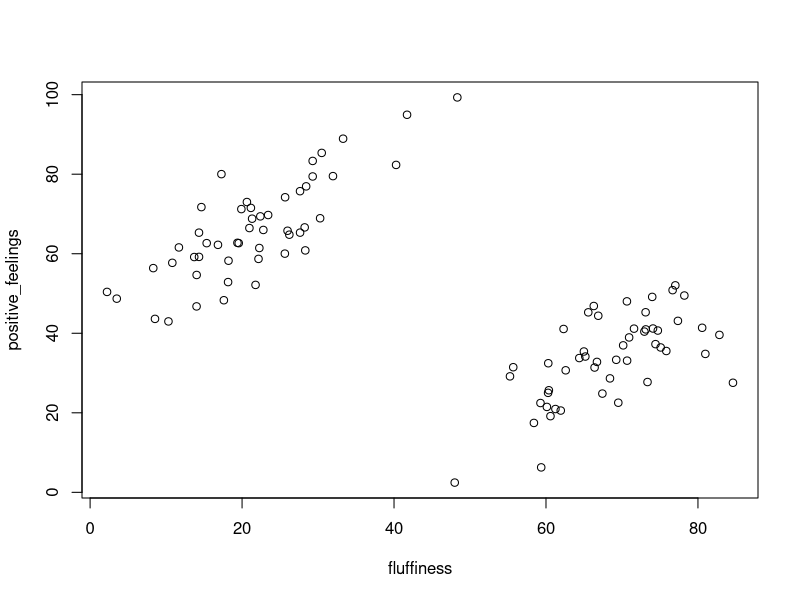

Write R code to recreate this figure.
sigma <- 20
fluffiness<- rnorm(100, 50, 20)
animal <- rep(c("cat","dog"), each = 50)
fluffiness <- fluffiness + ifelse(animal == "cat", 60, -60)

positive_feelings <- 200 + 1*(fluffiness-50) + ifelse(animal == "cat", -100, 100) + rnorm(100, 0, sigma)
positive_feelings <- positive_feelings/10

fluffiness <- scale(fluffiness)*25 +45
positive_feelings <- scale(positive_feelings)*20+50

plot(y = positive_feelings, x = fluffiness)

lm(positive_feelings ~ fluffiness)

lm(positive_feelings ~ fluffiness + factor(animal))

write.csv(data.frame(positive_feelings = round(positive_feelings), fluffiness = round(fluffiness), animal), file = "fluffy.csv", row.names = FALSE)
